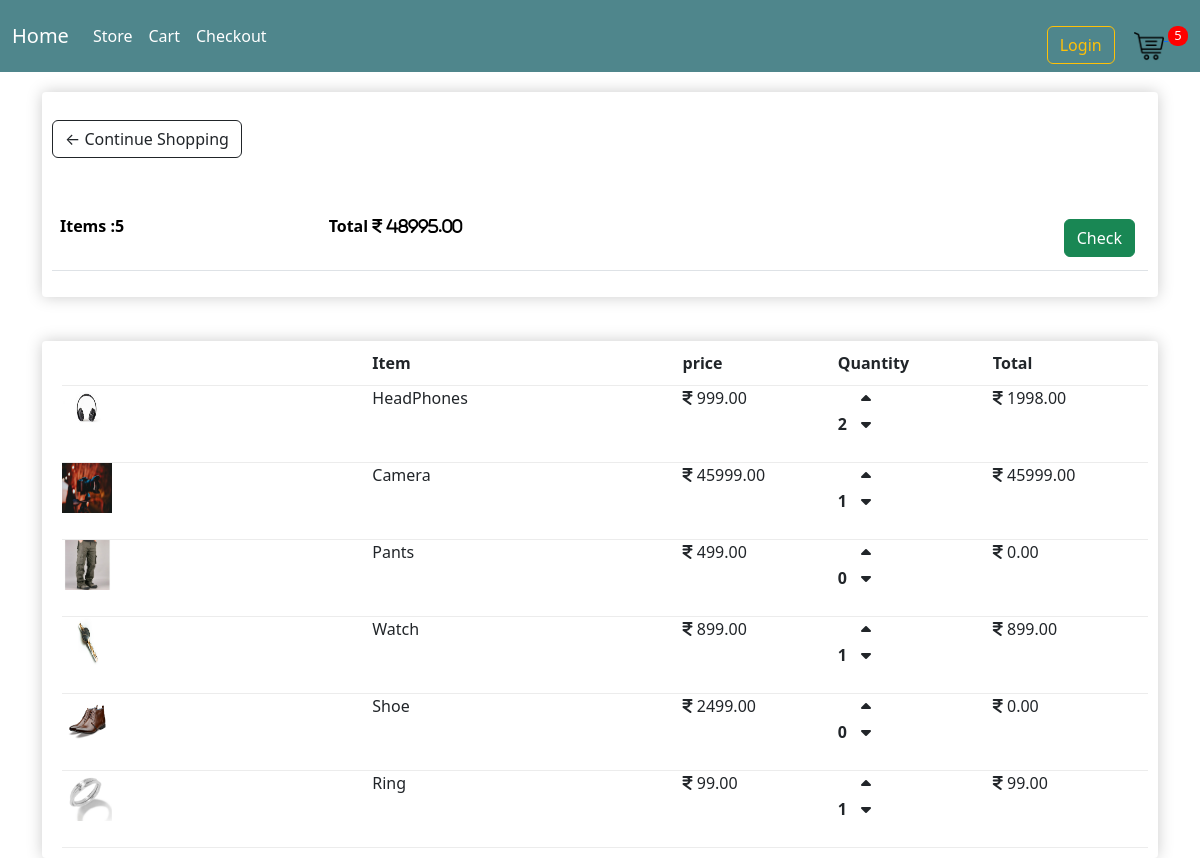
/cart/ (signed in), run on an earlier commit of the app's database.
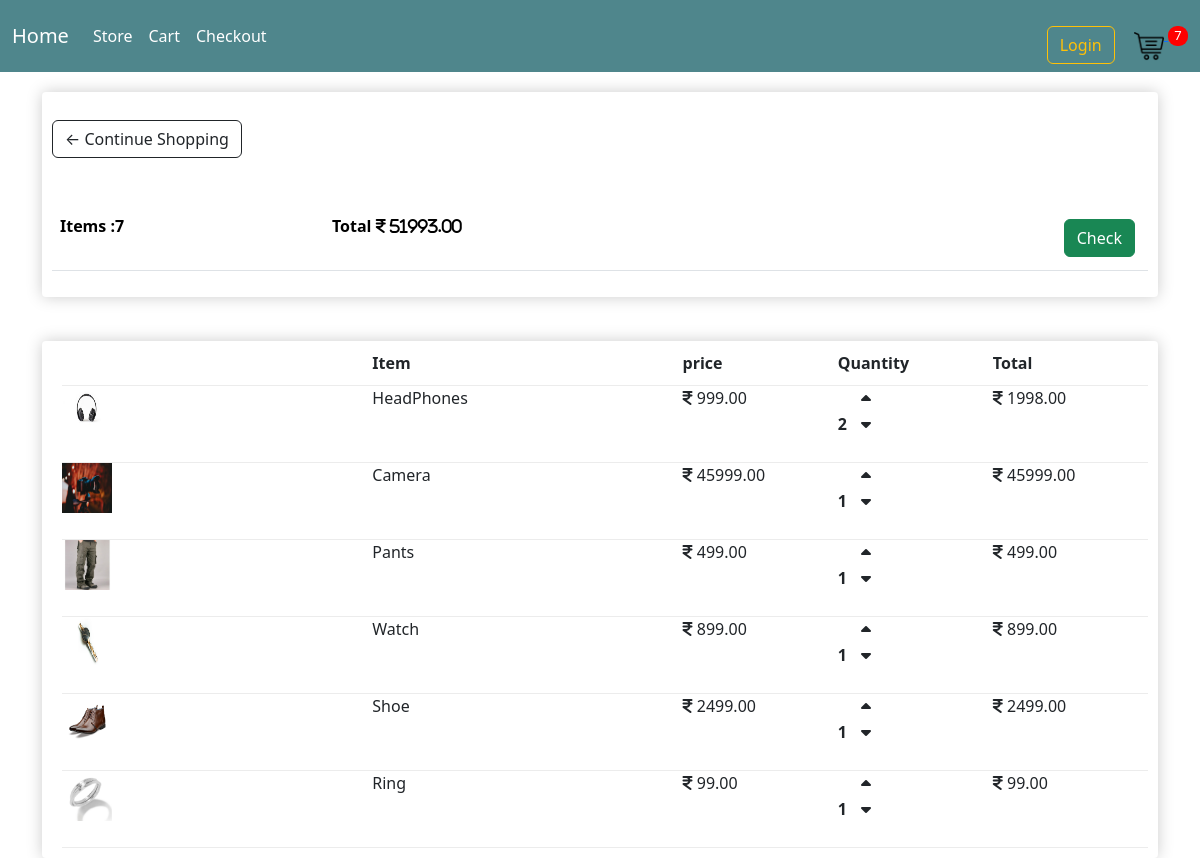
And on a later commit of the database.
### ecommerce_app/models.py (models this page shows, shortened)
class Order(models.Model):
    customer = models.ForeignKey(Customer,max_length=200,on_delete=models.SET_NULL, null=True,blank=True)
    date_orderd = models.DateTimeField(auto_now_add=True)
    completed = models.BooleanField(default=False,null=True,blank=True)
    transaction_id = models.CharField(max_length=200,null=True)
    @property
    def get_cart_total(self):
        orderitems = self.orderitem_set.all()
        total = sum([ item.get_total for item in orderitems ])
        return total
    @property
    def get_cart_items(self):
        orderitems = self.orderitem_set.all()
        total = sum([ item.quantity for item in orderitems ])
        return total

class OrderItem(models.Model):
    product = models.ForeignKey(Product,max_length=200,on_delete=models.SET_NULL, null=True,blank=True)
    order = models.ForeignKey(Order,max_length=200,default=0,on_delete=models.SET_NULL, null=True,blank=True)
    quantity = models.IntegerField(default=0, null=True,blank=True)
    date_added = models.DateTimeField(auto_now_add=True)
    @property
    def get_total(self):
        total = self.quantity * self.product.price
        return total

class Product(models.Model):
    name = models.CharField(max_length=200,null=True)
    price = models.FloatField()
    digital = models.BooleanField(default=False,null=True,blank=True)
    image = models.ImageField(null=True,blank=True)
    @property
    def imageURL(self):
        try:
            url = self.image.url
        except:
            url=''
        return url

### ecommerce_app/views.py (the view)
# urls.py: path("cart/", views.cart,name="cart"),
def cart(request):
    if request.user.is_authenticated:
        customer = request.user.customer
        order,created = Order.objects.get_or_create(customer = customer, completed=False)
        items = order.orderitem_set.all()
        cartItems = order.get_cart_items
    else:
        items = []
        order = {'get_cart_items':0, 'get_cart_total':0}
        cartItems = order['get_cart_total']
    context = {'items':items,'order':order,'cartItems':cartItems}
    return render(request,"ecommerce_app/cart.html",context)

### ecommerce_app/templates/ecommerce_app/cart.html
{% extends "ecommerce_app/main.html" %}
{% load static %}
{% block content %}
<div class="row">
    <div class="col-lg-12">
        <div class="box-element">
            <a class="btn btn-outline-dark" href="{% url 'store' %}">&#8592; Continue Shopping</a>
            <br>
            <br>
            <br>
            <table class="table">
                <tr>
                    <th><strong>Items</strong> :{{ order.get_cart_items }}</th>
                    <th><strong>Total</strong> <i class="fa-solid fa-indian-rupee-sign"> {{ order.get_cart_total | floatformat:2}}</i></th>
                    <th>
                        <a class="btn btn-success" style="float: right;margin: 5px;"
                            href="{% url 'checkout' %}">Check</a>
                    </th>
                </tr>
            </table>
        </div>
        <br>
        <div class="box-element">
            <div class="cart-row">
                <div style="flex: 2;"></div>
                <div style="flex: 2;"><strong>Item</strong></div>
                <div style="flex: 1;"><strong>price</strong></div>
                <div style="flex: 1;"><strong>Quantity</strong></div>
                <div style="flex: 1;"><strong>Total</strong></div>
            </div>
            {% for item in items %}
            <div class="cart-row">
                <div style="flex: 2;">
                    <img class="row-image" src="{{ item.product.imageURL }}">
                </div>
                <div style="flex: 2;" class="fcart">{{ item.product.name }}</div>
                <div style="flex: 1;" class="fcart"><i class="fa-solid fa-indian-rupee-sign"></i> {{ item.product.price | floatformat:2 }}</div>
                <div style="flex: 1;">
                    <p class="quantity">{{ item.quantity }}</p>
                    <div class="quantity">
                        <i data-product="{{ item.product.id }}" data-action="add" class="fa-solid fa-caret-up chg-quantity update-cart"></i><br>
                        <i data-product="{{ item.product.id }}" data-action="remove" class="fa-solid fa-caret-down chg-quantity update-cart"></i>
                    </div>
                </div>
                <div style="flex: 1;" class="fcart"><i class="fa-solid fa-indian-rupee-sign"></i> {{ item.get_total | floatformat:2 }}</div>
            </div>
            {% endfor %}
        </div>
    </div>
</div>
{% endblock content %}

What changed in the data, as far as the page shows it:
changed through a linked row, Order: get_cart_items "5" → "7"; get_cart_total "48995.00" → "51993.00"
changed OrderItem "Pants": quantity "0" → "1"; get_total "0.00" → "499.00"
changed OrderItem "Shoe": quantity "0" → "1"; get_total "0.00" → "2499.00"
Also different on the page:
{{ cartItems }}: "5" → "7"
